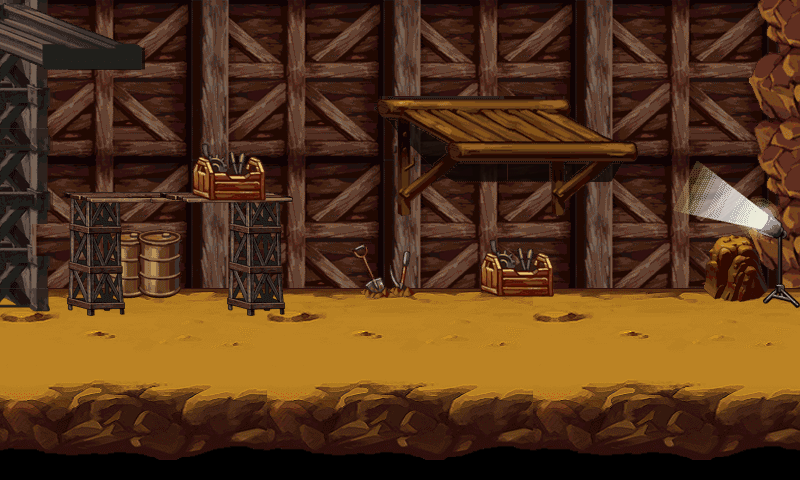

A level layout from a 2D game, rendered from its tile map. Below: a short description, then the map file with tile-grid data replaced by summaries:
An orthogonal 25x15 tile map with 32x32 px tiles, 13 tile layers (Wall1, Wall2, Wall3, Ground, ...).

<map version="1.0" orientation="orthogonal" renderorder="right-down" width="25" height="15" tilewidth="32" tileheight="32">
 <tileset firstgid="1" name="1_4_atlas" tilewidth="32" tileheight="32">
  <image source="1_4_atlas.png" width="1056" height="1024" />
 </tileset>
 <layer name="Wall1" width="25" height="15">
  <data>[375 cells, 250 non-empty, 30 distinct tile ids]</data>
 </layer>
 <layer name="Wall2" width="25" height="15">
  <data>[375 cells, 20 non-empty, 20 distinct tile ids]</data>
 </layer>
 <layer name="Wall3" width="25" height="15">
  <data>[375 cells, 0 non-empty, 0 distinct tile ids]</data>
 </layer>
 <layer name="Ground" width="25" height="15">
  <data>[375 cells, 150 non-empty, 150 distinct tile ids]</data>
 </layer>
 <layer name="Rock1" width="25" height="15">
  <data>[375 cells, 6 non-empty, 6 distinct tile ids]</data>
 </layer>
 <layer name="BackGround" width="25" height="15">
  <data>[375 cells, 0 non-empty, 0 distinct tile ids]</data>
 </layer>
 <layer name="Light" width="25" height="15">
  <data>[375 cells, 0 non-empty, 0 distinct tile ids]</data>
 </layer>
 <layer name="Box1" width="25" height="15">
  <data>[375 cells, 41 non-empty, 35 distinct tile ids]</data>
 </layer>
 <layer name="Rack1" width="25" height="15">
  <data>[375 cells, 55 non-empty, 55 distinct tile ids]</data>
 </layer>
 <layer name="Rack2" width="25" height="15">
  <data>[375 cells, 23 non-empty, 23 distinct tile ids]</data>
 </layer>
 <layer name="Rack3" width="25" height="15">
  <data>[375 cells, 20 non-empty, 20 distinct tile ids]</data>
 </layer>
 <layer name="Box2" width="25" height="15">
  <data>[375 cells, 21 non-empty, 21 distinct tile ids]</data>
 </layer>
 <layer name="Light2" width="25" height="15">
  <data>[375 cells, 0 non-empty, 0 distinct tile ids]</data>
 </layer>
</map>
